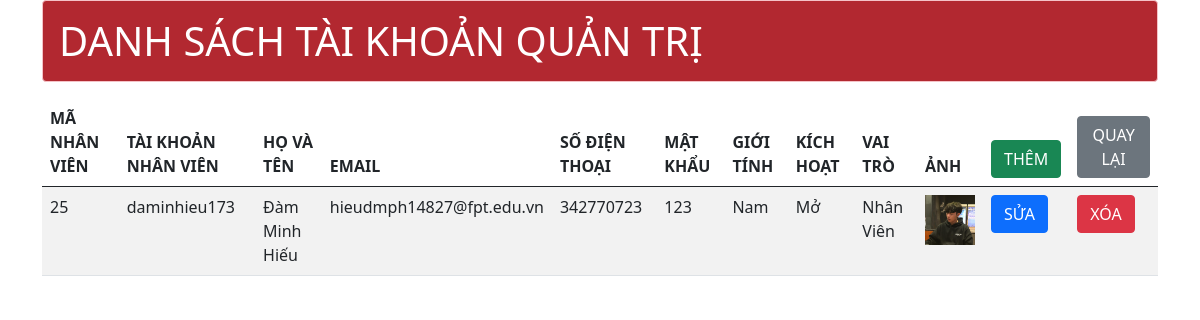
The app's page /admin/khach_hang/list_admin.php with its own data.
### tables this page shows
CREATE TABLE `khach_hang` (
  `ma_kh` int(11) NOT NULL,
  `ten_tk` varchar(255) NOT NULL,
  `ho_ten` varchar(255) NOT NULL,
  `email` varchar(255) NOT NULL,
  `sdt` int(11) NOT NULL,
  `mat_khau` varchar(255) NOT NULL,
  `img` varchar(255) NOT NULL,
  `gioi_tinh` tinyint(1) NOT NULL DEFAULT 1,
  `kich_hoat` tinyint(1) NOT NULL DEFAULT 1,
  `vai_tro` tinyint(1) NOT NULL DEFAULT 1
);

### admin/db/function.php (called while the page is built, shortened)
<?php
function pdo_get_connection(){
    $dburl = "mysql:host=localhost;dbname=db_du_an;charset=utf8";
    $username = 'root';
    $password = '';
    $conn = new PDO($dburl, $username, $password);
    $conn->setAttribute(PDO::ATTR_ERRMODE, PDO::ERRMODE_EXCEPTION);
    return $conn;
}
function pdo_query($sql){
    $sql_args = array_slice(func_get_args(), 1);
    try{
    $conn = pdo_get_connection();
    $stmt = $conn->prepare($sql);
    $stmt->execute($sql_args);
    $rows = $stmt->fetchAll();
    return $rows;
    }
    catch(PDOException $e){
    throw $e;
    }
    finally{
    unset($conn);
    }
}
?>

### admin/khach_hang/list_admin.php (the view, shortened to what this page needs)
<?php
require_once "./../db/function.php";
$sql = "SELECT * FROM khach_hang WHERE vai_tro = 2";
$getdata = pdo_query($sql);
?>
<!DOCTYPE html>
<html lang="en">
<head>
    <link href="https://cdn.jsdelivr.net/npm/bootstrap@5.0.1/dist/css/bootstrap.min.css" rel="stylesheet">
</head>
<body>
<div class="container">
        <h1 class="alert alert-danger" style="color:#fff; background-color:#b22830;">DANH SÁCH TÀI KHOẢN QUẢN TRỊ</h1>
       <table class="table table-striped table-hover">
                    <thead>
                        <tr>
                            <th>MÃ NHÂN VIÊN</th>
                            <th>TÀI KHOẢN NHÂN VIÊN</th>
                            <th>HỌ VÀ TÊN</th>
                            <th>EMAIL</th>
                            <th>SỐ ĐIỆN THOẠI</th>
                            <th>MẬT KHẨU</th>
                            <th>GIỚI TÍNH</th>
                            <th>KÍCH HOẠT</th>
                            <th>VAI TRÒ</th>
                            <th>ẢNH</th>
                            <th><a href="\du_an_mau\admin\khach_hang\new.php" class="btn btn-success">THÊM</a></th>
                            <th><a href="\du_an_mau\admin\db\quan_tri.php" class="btn btn-secondary">QUAY LẠI</a></th>
                        </tr>
                    </thead>
                    <tbody>
                        <?php foreach ($getdata as $key => $value) { ?>
                            <tr>
                                <td><?=$value['ma_kh'] ?></td>
                                <td><?=$value['ten_tk'] ?></td>
                                <td><?=$value['ho_ten'] ?></td>
                                <td><?=$value['email'] ?></td>
                                <td><?=$value['sdt'] ?></td>
                                <td><?=$value['mat_khau'] ?></td>
                                <td><?=($value['gioi_tinh'] == 1)?"Nam":"Nữ"?></td>
                                <td><?=($value['gioi_tinh'] == 1)?"Mở":"Khóa"?></td>
                                <td><?=($value['vai_tro'] == 1)?"Khách hàng":"Nhân Viên"?></td>
                                <td><img src="<?=$value['img'] ?>" style="width:50px; height:50px" alt=""></td>
                                <td><a href="\du_an_mau\admin\khach_hang\edit.php?id=<?=$value['ma_kh'] ?>" class="btn btn-primary">SỬA</a></td>
                                <td><a href="\du_an_mau\admin\khach_hang\execute.php?id=<?=$value['ma_kh'] ?>" class="btn btn-danger" onclick="return confirm('Bạn chắc chắn muốn xóa chứ ?')">XÓA</a></td>
                            </tr>
                        <?php } ?>
                    </tbody>
            </table>
</div>
</body>
</html>

### records on screen
khach_hang: ma_kh "25", ten_tk "daminhieu173", ho_ten "Đàm Minh Hiếu", email "hieudmph14827@fpt.edu.vn", sdt "342770723", mat_khau "123", gioi_tinh "Nam", vai_tro "Nhân Viên", img (picture)
